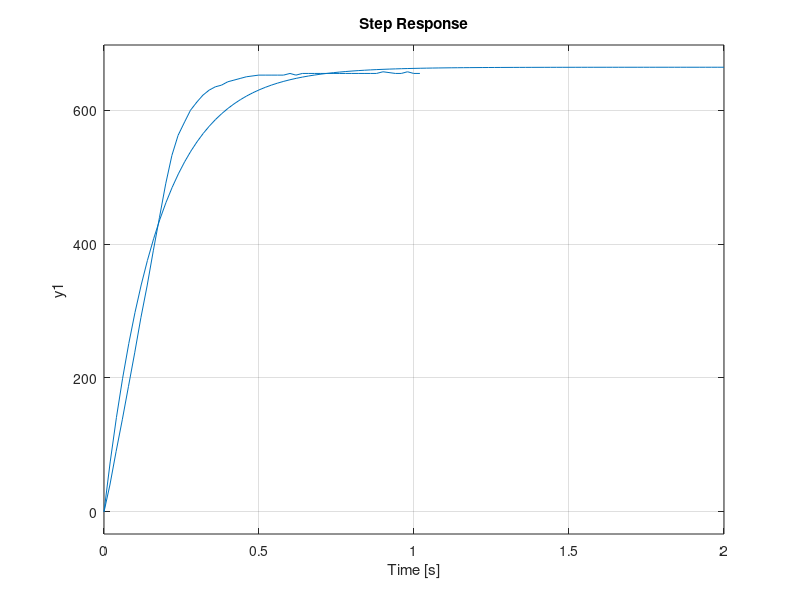

MATLAB code to generate this figure: (Note: this script raises an error after producing the figure.)
clear
clf
close all
clc

load dataOut_motor_w_gb.txt
plot(dataOut_motor_w_gb(:,1),dataOut_motor_w_gb(:,2))
hold
G=tf(15.5,[1,5.95])
step(255*G)
hold off
sisotool(G)